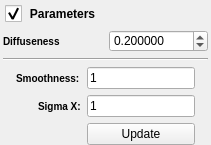
              <widget class="QDisclosableGroupBox" name="parametersGroupBox">
               <property name="styleSheet">
                <string notr="true">QGroupBox
{
/*background-color: qlineargradient(x1: 0, y1: 0, x2: 0, y2: 1, stop: 0 #FFFFFF, stop: 1 #DCDCDC); */
background-image: url(:/DisclosableGroupBoxHeader.png);
background-position: top ;
background-repeat: repeat-x;
padding: 30 0 0 0px;
font: 85% italic 12pt &quot;Arial&quot;;
font-weight: bold;
border: 0px solid gray;
margin: 0px;
}
 
QGroupBox::title
{    
subcontrol-origin: padding;    
subcontrol-position: top left;    
padding: 5 5px;    
background-color: rgba(255, 255, 255, 0);
}
QGroupBox::indicator {    
width: 17px;    
height: 17px;
}

QGroupBox::indicator:unchecked {
 image: url(:/bullet_triangle_grey.png);
}
QGroupBox::indicator:unchecked:pressed {
 image: url(:/bullet_triangle_grey.png);
}
QGroupBox::indicator:checked { 
image: url(:/bullet_triangle_grey_down.png);
}
QGroupBox::indicator:checked:pressed { 
image: url(:/bullet_triangle_grey_down.png);
}
</string>
               </property>
               <property name="title">
                <string>Parameters</string>
               </property>
               <property name="flat">
                <bool>true</bool>
               </property>
               <property name="checkable">
                <bool>true</bool>
               </property>
               <layout class="QGridLayout" name="gridLayout_3">
                <property name="leftMargin">
                 <number>3</number>
                </property>
                <property name="topMargin">
                 <number>0</number>
                </property>
                <property name="rightMargin">
                 <number>3</number>
                </property>
                <property name="bottomMargin">
                 <number>0</number>
                </property>
                <property name="spacing">
                 <number>6</number>
                </property>
                <item row="2" column="0">
                 <widget class="QLabel" name="label_33">
                  <property name="sizePolicy">
                   <sizepolicy hsizetype="Preferred" vsizetype="Preferred">
                    <horstretch>0</horstretch>
                    <verstretch>0</verstretch>
                   </sizepolicy>
                  </property>
                  <property name="styleSheet">
                   <string notr="true">QLabel {
font-weight: bold;
font-size: 10px;
}</string>
                  </property>
                  <property name="text">
                   <string>Diffuseness</string>
                  </property>
                  <property name="wordWrap">
                   <bool>true</bool>
                  </property>
                 </widget>
                </item>
                <item row="2" column="1">
                 <widget class="QDoubleSpinBox" name="mrf">
                  <property name="sizePolicy">
                   <sizepolicy hsizetype="Preferred" vsizetype="Preferred">
                    <horstretch>0</horstretch>
                    <verstretch>0</verstretch>
                   </sizepolicy>
                  </property>
                  <property name="maximumSize">
                   <size>
                    <width>125</width>
                    <height>16777215</height>
                   </size>
                  </property>
                  <property name="decimals">
                   <number>6</number>
                  </property>
                  <property name="minimum">
                   <double>0.000000000000000</double>
                  </property>
                  <property name="maximum">
                   <double>1.000000000000000</double>
                  </property>
                  <property name="singleStep">
                   <double>0.050000000000000</double>
                  </property>
                  <property name="value">
                   <double>0.200000000000000</double>
                  </property>
                 </widget>
                </item>
                <item row="9" column="0" colspan="2">
                 <layout class="QGridLayout" name="gridLayout_8">
                  <property name="bottomMargin">
                   <number>0</number>
                  </property>
                  <item row="0" column="0" rowspan="2">
                   <widget class="QLabel" name="label_10">
                    <property name="maximumSize">
                     <size>
                      <width>16777215</width>
                      <height>16777215</height>
                     </size>
                    </property>
                    <property name="text">
                     <string/>
                    </property>
                    <property name="pixmap">
                     <pixmap resource="../../../../Resources/icons/images/Icons.qrc">:/Link_Left.png</pixmap>
                    </property>
                    <property name="alignment">
                     <set>Qt::AlignCenter</set>
                    </property>
                   </widget>
                  </item>
                  <item row="0" column="1" colspan="2">
                   <widget class="QLabel" name="label_23">
                    <property name="styleSheet">
                     <string notr="true">QLabel {
font-weight: bold;
font-size: 10px;
}</string>
                    </property>
                    <property name="text">
                     <string>Smoothness:</string>
                    </property>
                   </widget>
                  </item>
                  <item row="0" column="3">
                   <widget class="QLineEdit" name="smoothness">
                    <property name="sizePolicy">
                     <sizepolicy hsizetype="Maximum" vsizetype="Fixed">
                      <horstretch>0</horstretch>
                      <verstretch>0</verstretch>
                     </sizepolicy>
                    </property>
                    <property name="maximumSize">
                     <size>
                      <width>125</width>
                      <height>16777215</height>
                     </size>
                    </property>
                    <property name="text">
                     <string>1</string>
                    </property>
                   </widget>
                  </item>
                  <item row="0" column="4" rowspan="2">
                   <widget class="QLabel" name="label_5">
                    <property name="maximumSize">
                     <size>
                      <width>16777215</width>
                      <height>16777215</height>
                     </size>
                    </property>
                    <property name="text">
                     <string/>
                    </property>
                    <property name="pixmap">
                     <pixmap resource="../../../../Resources/icons/images/Icons.qrc">:/Link_Right.png</pixmap>
                    </property>
                    <property name="alignment">
                     <set>Qt::AlignCenter</set>
                    </property>
                   </widget>
                  </item>
                  <item row="1" column="1">
                   <widget class="QPushButton" name="resetSigmaXBtn">
                    <property name="maximumSize">
                     <size>
                      <width>16</width>
                      <height>16</height>
                     </size>
                    </property>
                    <property name="toolTip">
                     <string>Reset Sigma X value back to last cached value and smoothness to 1.0</string>
                    </property>
                    <property name="text">
                     <string/>
                    </property>
                    <property name="icon">
                     <iconset resource="../../../../Resources/icons/images/Icons.qrc">
                      <normaloff>:/undo.png</normaloff>:/undo.png</iconset>
                    </property>
                    <property name="iconSize">
                     <size>
                      <width>28</width>
                      <height>16</height>
                     </size>
                    </property>
                    <property name="flat">
                     <bool>true</bool>
                    </property>
                   </widget>
                  </item>
                  <item row="1" column="2">
                   <widget class="QLabel" name="label_45">
                    <property name="styleSheet">
                     <string notr="true">QLabel {
font-weight: bold;
font-size: 10px;
}</string>
                    </property>
                    <property name="text">
                     <string>Sigma X:</string>
                    </property>
                   </widget>
                  </item>
                  <item row="1" column="3">
                   <widget class="QLineEdit" name="sigma_x">
                    <property name="sizePolicy">
                     <sizepolicy hsizetype="Maximum" vsizetype="Fixed">
                      <horstretch>0</horstretch>
                      <verstretch>0</verstretch>
                     </sizepolicy>
                    </property>
                    <property name="maximumSize">
                     <size>
                      <width>125</width>
                      <height>16777215</height>
                     </size>
                    </property>
                    <property name="text">
                     <string>1</string>
                    </property>
                   </widget>
                  </item>
                  <item row="2" column="3">
                   <widget class="QPushButton" name="estimateSigmaX">
                    <property name="text">
                     <string>Update</string>
                    </property>
                   </widget>
                  </item>
                 </layout>
                </item>
                <item row="8" column="0" colspan="2">
                 <widget class="Line" name="line">
                  <property name="orientation">
                   <enum>Qt::Horizontal</enum>
                  </property>
                 </widget>
                </item>
               </layout>
              </widget>
